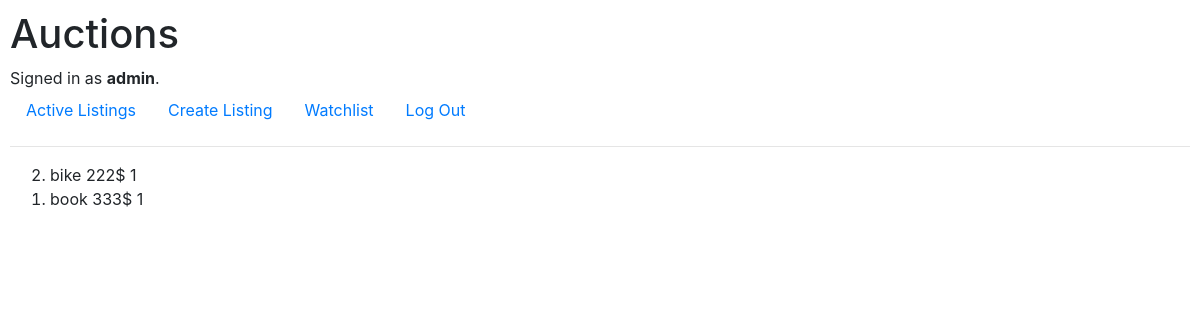
Before: /watchlist (signed in) with the older database file.
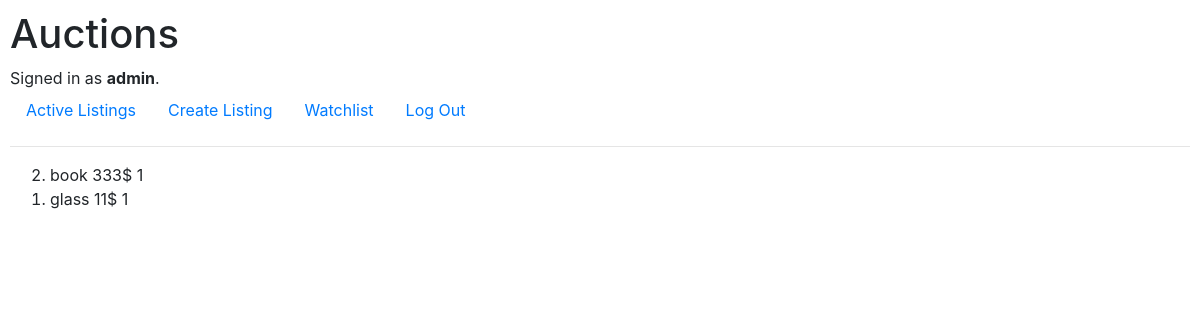
After: the same page with the newer database file.
### auctions/models.py (models this page shows, shortened)
class Watchlist(models.Model):
    user_watchlist = models.ForeignKey(User, on_delete=models.CASCADE, related_name='user_watchlist')
    listing_item = models.ForeignKey(Listing, on_delete=models.CASCADE, related_name='listing_item')

class Listing(models.Model):
    name = models.CharField(max_length=64)
    starting_bid = models.IntegerField()
    description = models.CharField(max_length=254)
    url = models.CharField(max_length=254)
    date = models.DateTimeField(auto_now_add=True, blank=True)
    owner = models.CharField(max_length=64)
    active = models.BooleanField(default=True)
    def __str__(self):
        return f"{self.name} {self.starting_bid}$ {self.owner}"

### auctions/views.py (the view, shortened to what this page needs)
# urls.py: path("watchlist", views.watchlist, name="watchlist")
def watchlist(request):
    curent_user = request.user.id
    curent_watch_id = Watchlist.objects.filter(user_watchlist=curent_user)
    curent_watchlist = curent_watch_id.all()
    return render(request, "auctions/watchlist.html", {
        "all_watchlists": curent_watchlist
        })

### auctions/templates/auctions/watchlist.html
{% extends "auctions/layout.html" %}
{% block body %}
<ol reversed>
    {% for w in all_watchlists %}
    <li>{{ w.listing_item }}</li>
    {% endfor %}
</ol>
{% endblock %}

Changed rows visible on the page:
removed Watchlist: listing_item "bike 222$ 1"
added Watchlist: listing_item "glass 11$ 1"
